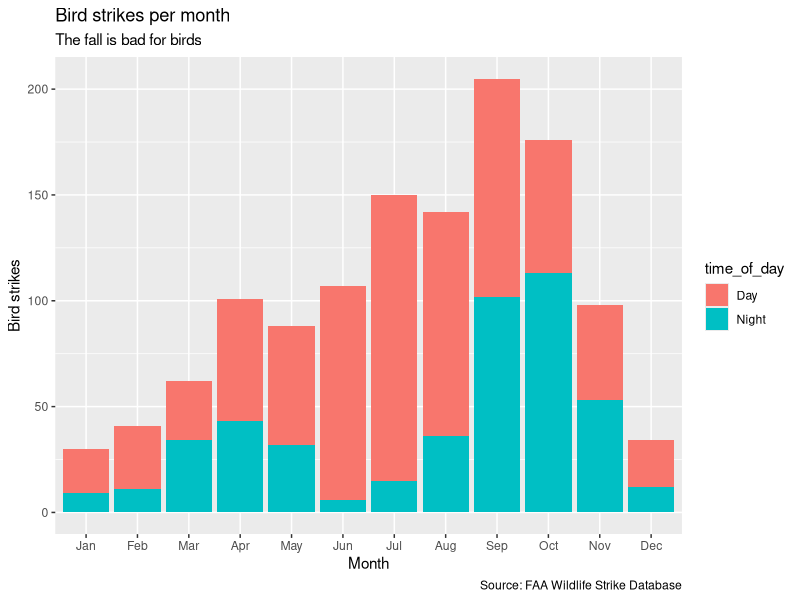
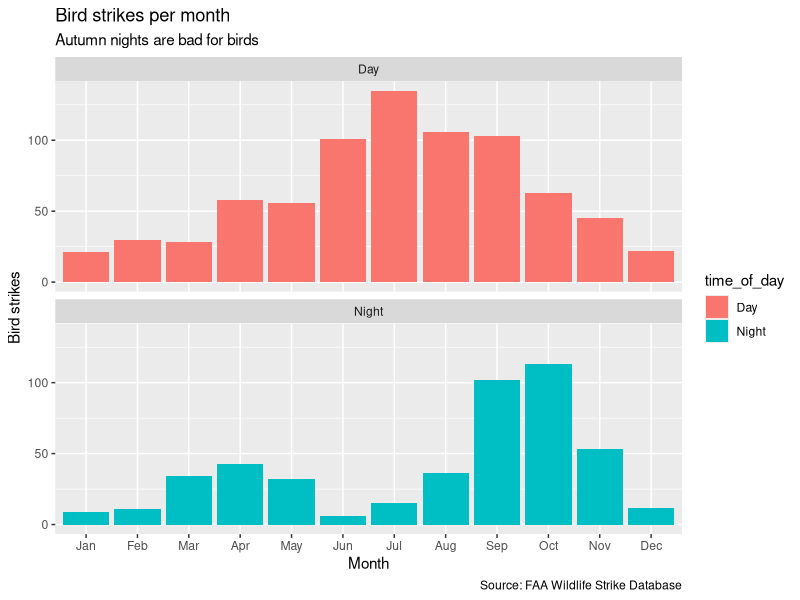
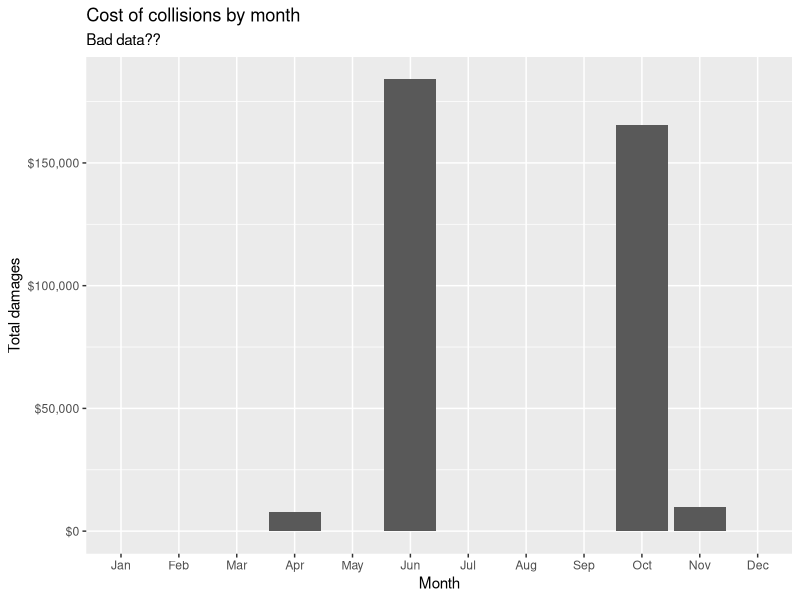

These figures' R source, in order: (Note: this script raises an error after producing the figures.)
## ---- chunk 1
library(tidyverse)
library(lubridate)
library(scales)
## ---- chunk 2
# Load raw data
bird_strikes_raw <- read_csv("data/atl-birds.csv")

# Clean up the raw data a little
bird_strikes <- bird_strikes_raw %>% 
  mutate(Year = year(incident_date),
         Month = month(incident_date, label = TRUE, abbr = TRUE))
## ---- chunk 3
bird_strikes
## ---- chunk 4
View(bird_strikes)
## ---- chunk 5
bird_strikes %>% 
  count(species, sort = TRUE)
## ---- chunk 6
bird_strikes %>% 
  count()
## ---- chunk 7

## ---- chunk 8

## ---- chunk 9
bird_strikes %>% 
  count(Year)
## ---- chunk 10

## ---- chunk 11
birds_time_month <- bird_strikes %>% 
  filter(time_of_day %in% c("Day", "Night")) %>% 
  count(time_of_day, Month)
birds_time_month
## ---- chunk 12
ggplot(data = birds_time_month, 
       mapping = aes(x = Month, y = n, fill = time_of_day)) + 
  geom_col(position = "stack") +
  labs(x = "Month", 
       y = "Bird strikes",
       title = "Bird strikes per month",
       subtitle = "The fall is bad for birds",
       caption = "Source: FAA Wildlife Strike Database")
## ---- chunk 13
ggplot(data = birds_time_month, 
       mapping = aes(x = Month, y = n, fill = time_of_day)) + 
  geom_col() + 
  labs(x = "Month", 
       y = "Bird strikes",
       title = "Bird strikes per month",
       subtitle = "Autumn nights are bad for birds",
       caption = "Source: FAA Wildlife Strike Database") +
  facet_wrap(~ time_of_day, ncol = 1)
## ---- chunk 14
strike_damages <- bird_strikes %>% 
  summarize(total_damages = sum(cost_repairs, na.rm = TRUE),
            average_damages = mean(cost_repairs, na.rm = TRUE))
## ---- chunk 15
strike_damages_month <- bird_strikes %>% 
  group_by(Month) %>% 
  summarize(total_damages = sum(cost_repairs, na.rm = TRUE),
            average_damages = mean(cost_repairs, na.rm = TRUE))

ggplot(data = strike_damages_month, 
       mapping = aes(x = Month, y = total_damages)) + 
  geom_col() + 
  scale_y_continuous(labels = dollar) +
  labs(x = "Month",
       y = "Total damages",
       title = "Cost of collisions by month",
       subtitle = "Bad data??",
       source = "Source: FAA Wildlife Strike Database")
## ---- chunk 16
strike_damages_XXXX <- bird_strikes %>% 
  group_by(SOMETHING_HERE) %>% 
  summarize(total_damages = sum(cost_repairs, na.rm = TRUE))

ggplot(data = strike_damages_XXXX, 
       mapping = aes(x = SOMETHING_HERE, y = total_damages)) + 
  geom_col() +
  scale_y_continuous(labels = dollar) +
  labs(x = "Month",
       y = "Total damages",
       title = "Something interesting",
       subtitle = "Something else interesting",
       source = "Source: FAA Wildlife Strike Database")
